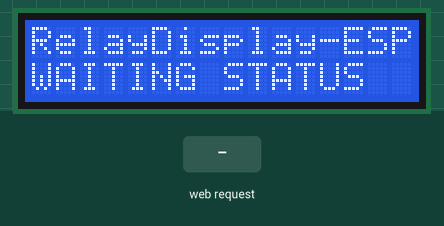
The sketch below on a simulated ESP32-S3. On the bench: 16×2 character LCD. The test bench sets the inputs (shaded band). What the sketch prints to the serial monitor is not drawn.

Above: at 2.3 s.
2.4 s: HTTP request GET /status received
At 3.4 s:
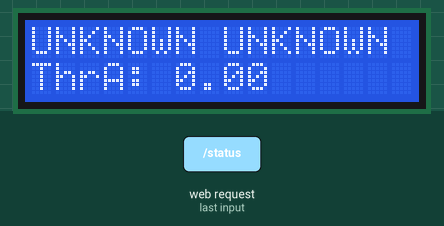
3.9 s: HTTP request GET /hello received
At 5.1 s:
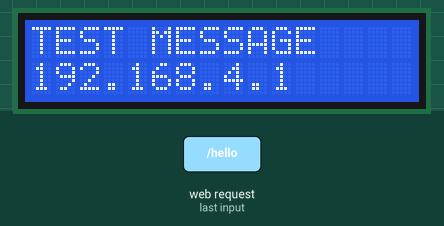
5.4 s: HTTP request GET /status?state=1 received
At 6.6 s:
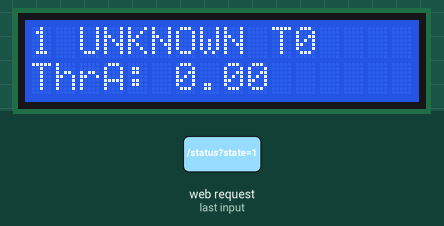
6.9 s: HTTP request GET /status?state=1&family=1&tap=1 received
At 8.0 s:
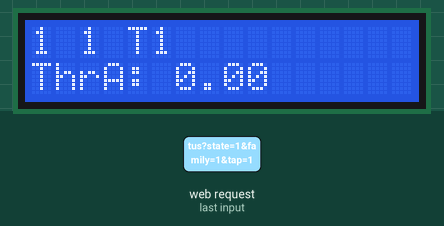
8.4 s: HTTP request GET /status?tap=1 received
At 9.1 s:
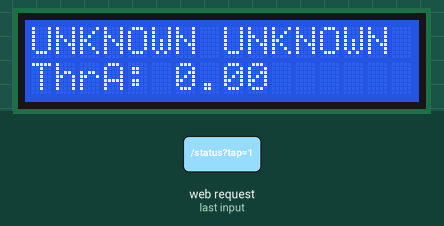
9.9 s: HTTP request GET /hello?state=1 received
At 11.1 s:
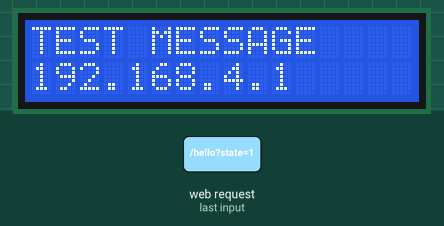
Timing chart, 0 to 12.4 s (numbered marks = the images above; inputs shaded):
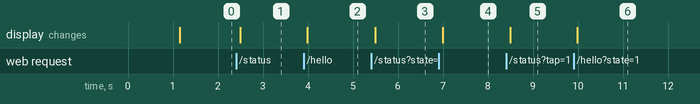

Measured:
- after the input at 2.4 s, the display: changes after 0.09 s (image 1)
- after the input at 3.9 s, the display: changes after 0.08 s (image 2)
- after the input at 5.4 s, the display: changes after 0.09 s (image 3)
- after the input at 6.9 s, the display: changes after 0.09 s (image 4)
- after the input at 8.4 s, the display: changes after 0.09 s (image 5)
- after the input at 9.9 s, the display: changes after 0.08 s (image 6)

The sketch:

esp32_trip_status.ino
```cpp
#include <Arduino.h>
#include <WiFi.h>
#include <WebServer.h>
#include <Wire.h>
#include <LiquidCrystal_I2C.h>

// ESP32-S3 Dev Module common I2C pins. Change these only if your wiring is different.
constexpr int I2C_SDA_PIN = 8;
constexpr int I2C_SCL_PIN = 9;
constexpr uint8_t LCD_COLS = 20;
constexpr uint8_t LCD_ROWS = 4;

const char* AP_SSID = "RelayDisplay-ESP";
const char* AP_PASSWORD = "relay1234";

struct RelaySnapshot {
  String state = "BOOT";
  String family = "UNKNOWN";
  int tap = 0;
  String phases = "-";
  String idiff = "0.00,0.00,0.00";
  String threshold = "0.00,0.00,0.00";
  int tripCount = 0;
};

RelaySnapshot snapshot;
WebServer server(80);
LiquidCrystal_I2C* lcd = nullptr;
uint8_t lcdAddress = 0;
String testMessage;
unsigned long testMessageUntilMs = 0;

String trimText(String value) {
  value.trim();
  return value;
}

String fitLine(String value) {
  if (value.length() > LCD_COLS) {
    return value.substring(0, LCD_COLS);
  }
  while (value.length() < LCD_COLS) {
    value += " ";
  }
  return value;
}

String firstCsvValue(const String& csv) {
  int comma = csv.indexOf(',');
  if (comma < 0) {
    return csv;
  }
  return csv.substring(0, comma);
}

void lcdPrintAt(uint8_t col, uint8_t row, const String& message) {
  if (!lcd) {
    return;
  }
  lcd->setCursor(col, row);
  lcd->print(fitLine(message));
}

void renderBootScreen(const String& line1, const String& line2, const String& line3, const String& line4) {
  if (!lcd) {
    return;
  }
  lcd->clear();
  lcdPrintAt(0, 0, line1);
  lcdPrintAt(0, 1, line2);
  lcdPrintAt(0, 2, line3);
  lcdPrintAt(0, 3, line4);
}

void renderStatusToLcd() {
  if (!lcd) {
    return;
  }

  lcd->clear();

  if (!testMessage.isEmpty() && millis() < testMessageUntilMs) {
    lcdPrintAt(0, 0, "TEST MESSAGE");
    lcdPrintAt(0, 1, testMessage);
    lcdPrintAt(0, 2, "SSID: " + String(AP_SSID));
    lcdPrintAt(0, 3, WiFi.softAPIP().toString());
    return;
  }

  String header = snapshot.state + " " + snapshot.family + " T" + String(snapshot.tap);
  String phasesLine = "PH: " + snapshot.phases + " CNT:" + String(snapshot.tripCount);
  String idiffLine = "IdfA: " + firstCsvValue(snapshot.idiff);
  String thrLine = "ThrA: " + firstCsvValue(snapshot.threshold);

  lcdPrintAt(0, 0, header);
  lcdPrintAt(0, 1, phasesLine);
  lcdPrintAt(0, 2, idiffLine);
  lcdPrintAt(0, 3, thrLine);
}

void renderStatusToSerial() {
  Serial.println();
  Serial.println("=== ESP RELAY DISPLAY ===");
  Serial.printf("STATE   : %s\n", snapshot.state.c_str());
  Serial.printf("FAMILY  : %s\n", snapshot.family.c_str());
  Serial.printf("TAP     : %d\n", snapshot.tap);
  Serial.printf("PHASES  : %s\n", snapshot.phases.c_str());
  Serial.printf("IDIFF   : %s\n", snapshot.idiff.c_str());
  Serial.printf("THRESH  : %s\n", snapshot.threshold.c_str());
  Serial.printf("COUNT   : %d\n", snapshot.tripCount);
  Serial.printf("IP      : %s\n", WiFi.softAPIP().toString().c_str());
  Serial.println("=========================");
}

bool initLcd() {
  const uint8_t candidates[] = {0x27, 0x3F};
  for (uint8_t address : candidates) {
    Wire.beginTransmission(address);
    if (Wire.endTransmission() == 0) {
      lcdAddress = address;
      lcd = new LiquidCrystal_I2C(lcdAddress, LCD_COLS, LCD_ROWS);
      lcd->init();
      lcd->backlight();
      return true;
    }
  }
  return false;
}

void handleRoot() {
  String body;
  body.reserve(256);
  body += "ESP Relay Display\n";
  body += "ssid=" + String(AP_SSID) + "\n";
  body += "ip=" + WiFi.softAPIP().toString() + "\n";
  body += "lcd=" + String(lcd ? "ready" : "not-found") + "\n";
  body += "state=" + snapshot.state + "\n";
  server.send(200, "text/plain", body);
}

void handleStatus() {
  snapshot.state = trimText(server.arg("state"));
  if (snapshot.state.isEmpty()) {
    snapshot.state = "UNKNOWN";
  }
  snapshot.family = trimText(server.arg("family"));
  if (snapshot.family.isEmpty()) {
    snapshot.family = "UNKNOWN";
  }
  snapshot.tap = server.arg("tap").toInt();
  snapshot.phases = trimText(server.arg("phases"));
  if (snapshot.phases.isEmpty()) {
    snapshot.phases = "-";
  }
  snapshot.idiff = trimText(server.arg("idiff"));
  if (snapshot.idiff.isEmpty()) {
    snapshot.idiff = "0.00,0.00,0.00";
  }
  snapshot.threshold = trimText(server.arg("threshold"));
  if (snapshot.threshold.isEmpty()) {
    snapshot.threshold = "0.00,0.00,0.00";
  }
  snapshot.tripCount = server.arg("count").toInt();
  testMessage = "";
  testMessageUntilMs = 0;

  renderStatusToLcd();
  renderStatusToSerial();
  server.send(200, "text/plain", "OK");
}

void handleHello() {
  String message = trimText(server.arg("message"));
  if (message.isEmpty()) {
    message = "HELLO";
  }
  testMessage = message;
  testMessageUntilMs = millis() + 15000;
  renderStatusToLcd();
  Serial.printf("HELLO test: %s\n", message.c_str());
  server.send(200, "text/plain", "HELLO SHOWN");
}

void setup() {
  Serial.begin(115200);
  delay(1000);

  Wire.begin(I2C_SDA_PIN, I2C_SCL_PIN);
  bool lcdReady = initLcd();

  WiFi.mode(WIFI_AP);
  bool apReady = WiFi.softAP(AP_SSID, AP_PASSWORD);

  server.on("/", HTTP_GET, handleRoot);
  server.on("/status", HTTP_GET, handleStatus);
  server.on("/hello", HTTP_GET, handleHello);
  server.begin();

  Serial.println("ESP32 relay display ready");
  Serial.printf("AP status: %s\n", apReady ? "OK" : "FAILED");
  Serial.printf("AP SSID : %s\n", AP_SSID);
  Serial.printf("AP PASS : %s\n", AP_PASSWORD);
  Serial.printf("AP IP   : %s\n", WiFi.softAPIP().toString().c_str());
  Serial.printf("LCD     : %s\n", lcdReady ? "READY" : "NOT FOUND");
  if (lcdReady) {
    Serial.printf("LCD I2C : 0x%02X\n", lcdAddress);
  }

  renderBootScreen(
    "RelayDisplay-ESP",
    String(apReady ? "AP OK " : "AP FAIL ") + WiFi.softAPIP().toString(),
    lcdReady ? "LCD READY" : "LCD NOT FOUND",
    "WAITING STATUS"
  );
}

void loop() {
  server.handleClient();
}
```
